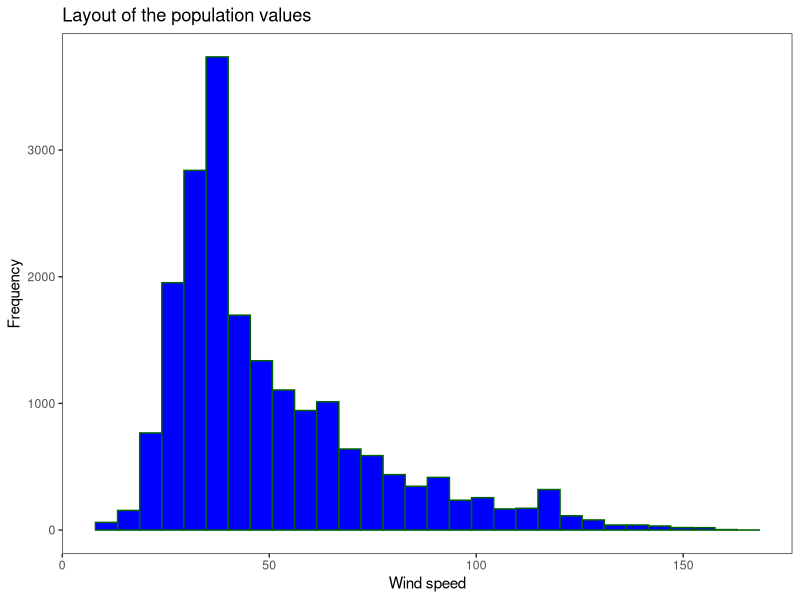
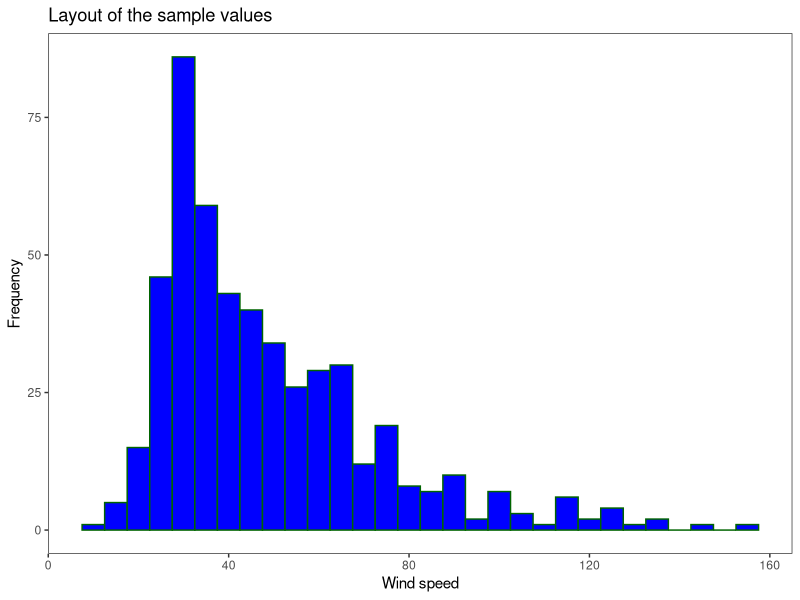
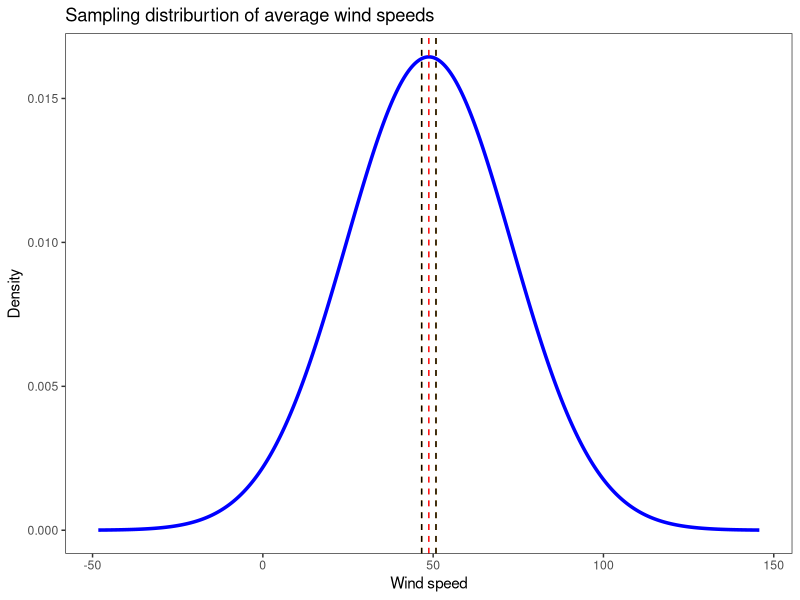

Write R code to recreate these figures, in order. (Note: this script raises an error after producing the figures.)
set.seed(3141)

library(dplyr)
library(ggplot2)
library(tidyverse)

data=storms$wind

data_frame=data.frame(data)

ggplot(data_frame,aes(x=data))+
  geom_histogram(colour="darkgreen",fill="blue")+
  labs(title="Layout of the population values",x="Wind speed",y="Frequency")+
  theme_test()

sample=data%>%sample(500)

sample_frame=data.frame(sample)

ggplot(sample_frame,aes(x=sample))+
  geom_histogram(colour="darkgreen",fill="blue")+
  labs(title="Layout of the sample values",x="Wind speed",y="Frequency")+
  theme_test()


sample_mean=mean(sample)
sample_mean

sample_sd=sd(sample)
sample_sd

z=qnorm(0.975)
z

x_values=seq(sample_mean - 4*sample_sd, sample_mean + 4*sample_sd, length.out = 1000)
y_values=dnorm(x_values, mean = sample_mean, sd = sample_sd)
normal_frame=data.frame(x = x_values, y = y_values)

ggplot(normal_frame,aes(x=x, y=y))+
  geom_line(colour="blue", size=1.2)+
  geom_vline(xintercept=sample_mean,linetype="dashed", colour="red")+
  geom_vline(xintercept=46.60358,linetype="dashed", colour="orange")+
  geom_vline(xintercept=50.85642,linetype="dashed", colour="orange")+
  geom_vline(xintercept=46.63092,linetype="dashed", colour="black")+
  geom_vline(xintercept=50.82908,linetype="dashed", colour="black")+
  labs(title="Sampling distriburtion of average wind speeds", x="Wind speed",y="Density")+
  theme_test()

ggplot(normal_df,aes(x=x, y=y))+
  geom_line(colour="blue", size=1.2)+
  geom_vline(xintercept=sample_mean,linetype="dashed", colour="red")+
  geom_vline(xintercept=46.60358,linetype="dashed", colour="orange")+
  geom_vline(xintercept=50.85642,linetype="dashed", colour="orange")+
  geom_vline(xintercept=46.63092,linetype="dashed", colour="black")+
  geom_vline(xintercept=50.82908,linetype="dashed", colour="black")+
  labs(title="Sampling distriburtion of average wind speeds for x-values between 40 and 60",x="Wind speed",y="Density")+
  theme_test()+
  xlim(40,60)

ggplot(normal_df,aes(x=x, y=y))+
  geom_line(colour="blue", size=1.2)+
  geom_vline(xintercept=sample_mean,linetype="dashed", colour="red")+
  geom_vline(xintercept=46.60358,linetype="dashed", colour="orange")+
  geom_vline(xintercept=50.85642,linetype="dashed", colour="orange")+
  geom_vline(xintercept=46.63092,linetype="dashed", colour="black")+
  geom_vline(xintercept=50.82908,linetype="dashed", colour="black")+
  labs(title="Sampling distriburtion of average wind speeds for x-values between 46 and 51", x="Wind speed",y="Density")+
  theme_test()+
  xlim(46,51)

